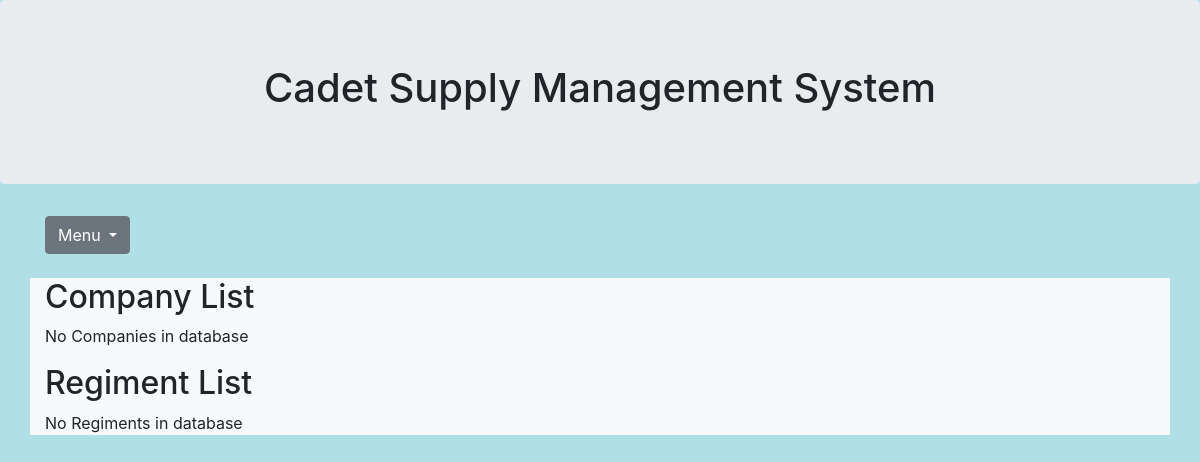
The app's page /supply/, older data.
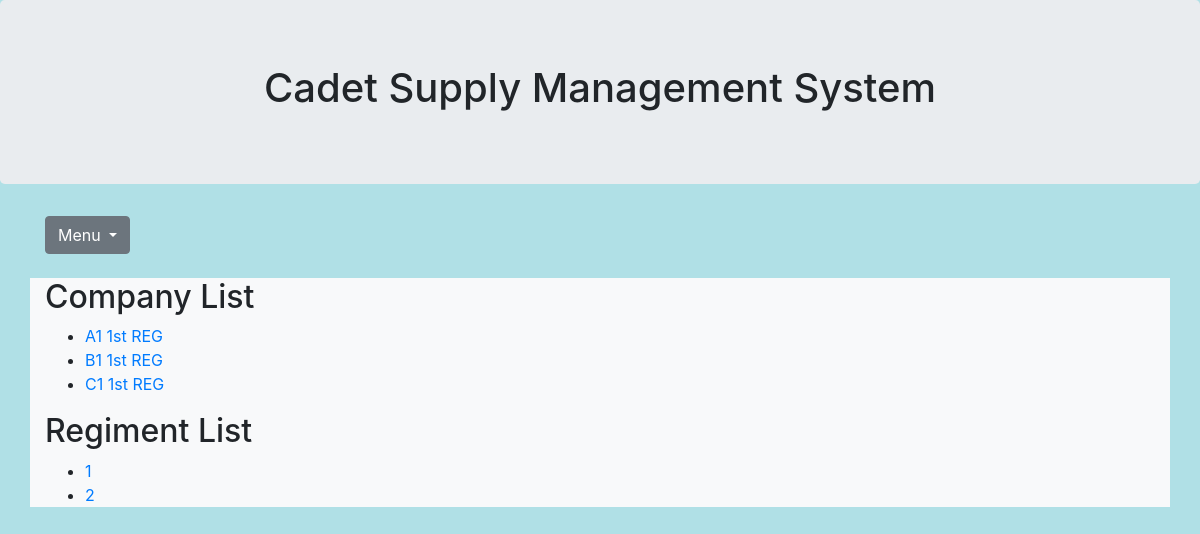
The same page, newer data.
### cadettracker/models.py (models this page shows, shortened)
class Company(models.Model):
    CompanyName = models.CharField(max_length=2) #A, B, C, etc.
    regiment = models.ForeignKey(Regiment, on_delete=models.CASCADE) #1,2,3,4
    LocationID = models.ForeignKey(Location, on_delete=models.CASCADE) #Buffalos, Greeks.

class Regiment(models.Model):
    RegNum = models.IntegerField()
    RegSupplyLocation = models.ForeignKey(Location, on_delete=models.CASCADE)
    def __str__(self):
        if self.RegNum == 1:
            return "1st REG"
        elif self.RegNum == 2:
            return "2nd REG"
        elif self.RegNum == 3:
            return "3rd REG"
        elif self.RegNum == 4:
            return "4th REG"

### cadettracker/views.py (the view)
# urls.py: path('', views.index, name='index'),
def index(request):
    Company_list = Company.objects.order_by('CompanyName')
    Reg_List = Regiment.objects.order_by('RegNum')
    template = loader.get_template('cadettracker/index.html')
    context = {
        'Company_list': Company_list,
        'Reg_List': Reg_List,
    }
    return HttpResponse(template.render(context,
                                        request))

### cadettracker/templates/cadettracker/index.html
{% extends 'cadettracker/base_generic.html' %}
{% block company_content %}
<body style="background-color:powderblue;">
<h2>Company List</h2>
{% if Company_list %}
<ul>
  {% for Company in Company_list %}
      <li><a href="/supply/company/{{ Company.id }}">{{Company.CompanyName}} {{Company.regiment}}</a>
          </li>
  {% endfor %}
</ul>
{% else %}
<p>No Companies in database</p>
{% endif %}
<h2> Regiment List</h2>
{% if Reg_List %}
<ul>
    {% for REG in Reg_List %}
    <li><a href="/supply/reg/{{ REG.id }}"> {{REG.RegNum}}</a>
        </li>
    {% endfor %}
</ul>
{% else %}
<p> No Regiments in database</p>
{% endif %}
{% endblock %}

Row changes from the older to the newer data that the page shows:
added Company: CompanyName "A1", regiment "1st REG"
added Company: CompanyName "B1", regiment "1st REG"
added Company: CompanyName "C1", regiment "1st REG"
added Regiment: RegNum "1"
added Regiment: RegNum "2"
Text that changed along with them:
text no longer shown: "No Companies in database No Regiments in database"
